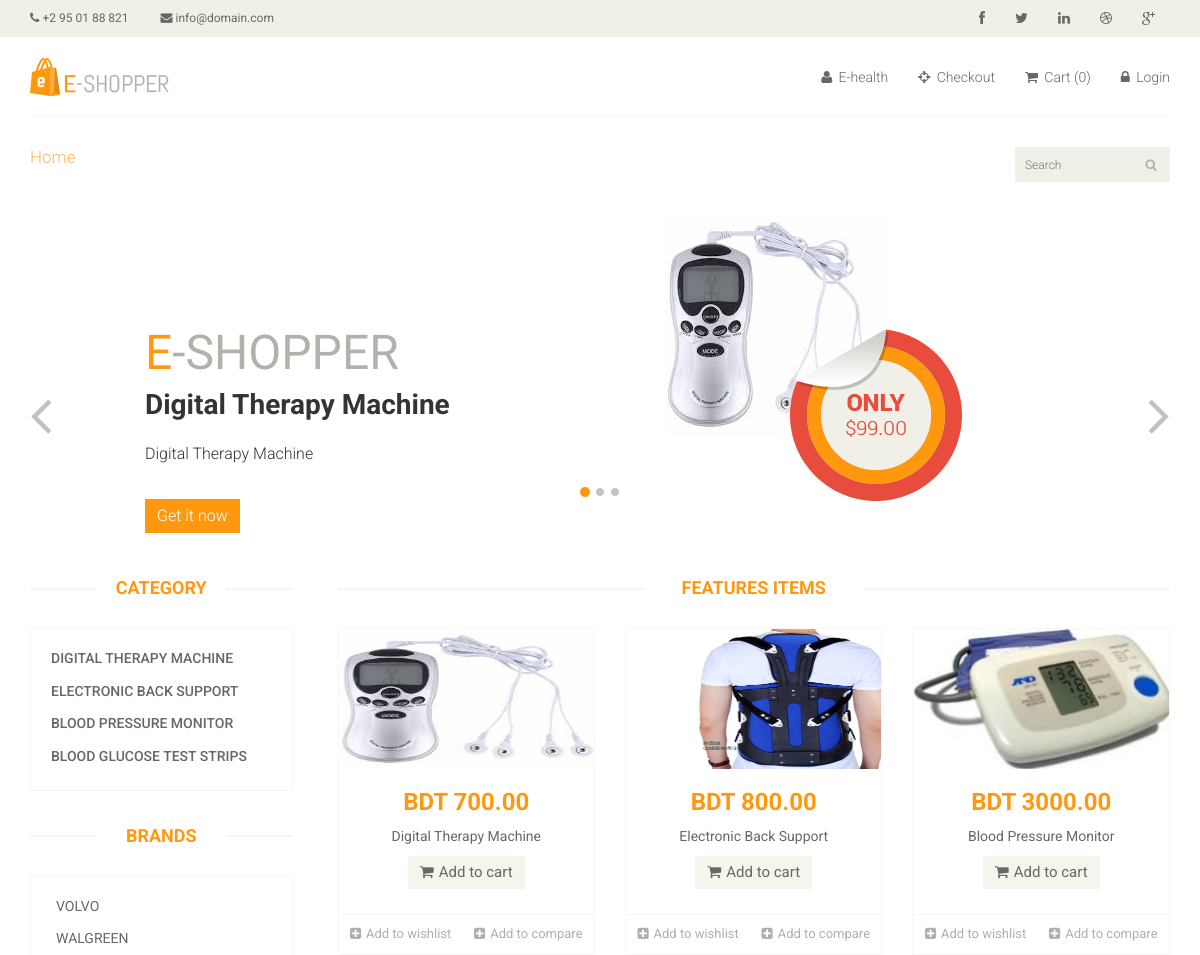
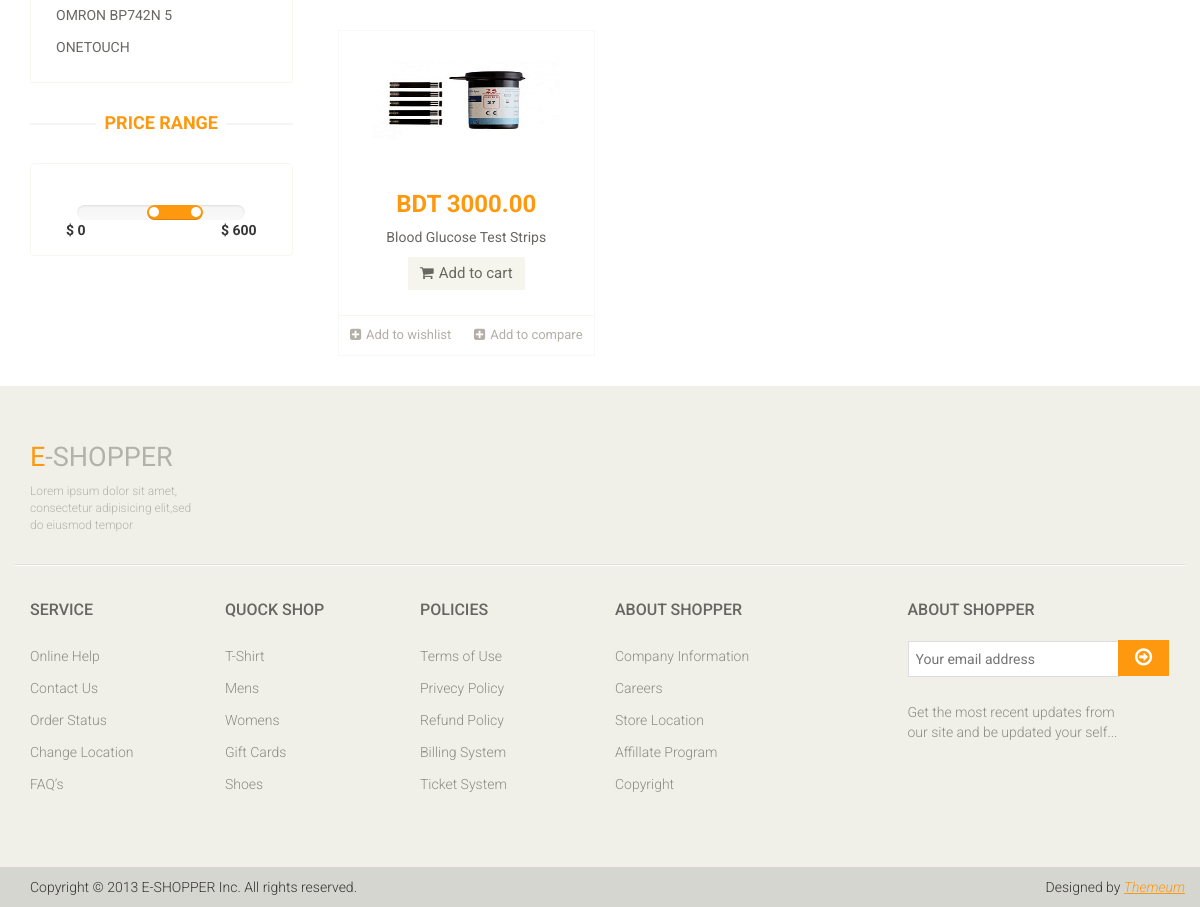
The page / on the database its author committed (2 pictures, top to bottom).
### tables this page shows
CREATE TABLE `product` (
  `product_id` int(11) NOT NULL,
  `category_id` int(11) NOT NULL,
  `manufacturer_id` int(11) NOT NULL,
  `product_name` varchar(255) NOT NULL,
  `product_short_desc` varchar(255) NOT NULL,
  `product_long_desc` text NOT NULL,
  `product_quantity` int(11) NOT NULL,
  `product_image` text NOT NULL,
  `product_price` float(10,2) NOT NULL,
  `top_product` tinyint(1) NOT NULL DEFAULT '0',
  `product_status` tinyint(3) NOT NULL DEFAULT '1'
);

CREATE TABLE `category` (
  `category_id` int(11) NOT NULL,
  `category_name` varchar(255) NOT NULL,
  `category_short_desc` varchar(255) NOT NULL,
  `category_long_desc` text NOT NULL,
  `category_status` tinyint(3) NOT NULL
);

CREATE TABLE `manufacturer` (
  `manufacturer_id` int(11) NOT NULL,
  `manufacturer_name` varchar(255) NOT NULL,
  `manufacturer_short_desc` varchar(255) NOT NULL,
  `manufacturer_long_desc` text NOT NULL,
  `manufacturer_status` tinyint(3) NOT NULL
);

### application/views/pages/featured_product.php (the view, shortened to what the rows shown need)
<div class="features_items">
    <h2 class="title text-center">Features Items</h2>
    <?php
        foreach ($all_active_product as $v_product)
        {
    ?>
    <div class="col-sm-4">
        <div class="product-image-wrapper">
            <div class="single-products">
                <div class="productinfo text-center">
                    <img src="<?php echo base_url().$v_product->product_image?>" alt="" height="140">
                    <h2>BDT <?php echo $v_product->product_price?></h2>
                    <p><?php echo $v_product->product_short_desc?></p>
                    <a href="javascript:void(0)" class="btn btn-default add-to-cart"><i class="fa fa-shopping-cart"></i>Add
                        to cart</a>
                </div>
                <div class="product-overlay">
                    <div class="overlay-content">
                    </div>
                </div>
            </div>
            <div class="choose">
                <ul class="nav nav-pills nav-justified">
                    <li><a href="#"><i class="fa fa-plus-square"></i>Add to wishlist</a></li>
                    <li><a href="#"><i class="fa fa-plus-square"></i>Add to compare</a></li>
                </ul>
            </div>
        </div>
    </div>
    <?php }?>
</div>

### application/views/pages/slider.php (shortened to what the rows shown need)
<section id="slider">
    <div class="container">
        <div class="row">
            <div class="col-sm-12">
                <div id="slider-carousel" class="carousel slide" data-ride="carousel">
                    <?php
                    $all_top_product = $this->products_model->select_top_product();
                    ?>
                    <div class="carousel-inner">
                        <?php
                        $i = 1;
                        foreach ($all_top_product as $v_product)
                        {
                        if ($i == 1) {
                            echo " <div class='item active'>";
                        } else {
                            echo " <div class='item'>";
                        }
                        ?>
                        <div class="col-sm-6">
                            <h1><span>E</span>-SHOPPER</h1>
                            <h2><?php echo $v_product->product_name ?></h2>
                            <p><?php echo $v_product->product_short_desc ?> </p>
                            <button type="button" class="btn btn-default get">Get it now</button>
                        </div>
                        <div class="col-sm-6">
                            <img src="<?php echo base_url() . $v_product->product_image ?>" class="girl img-responsive"
                                 alt=""/>
                            <img src="asset/images/home/pricing.png" class="pricing" alt=""/>
                        </div>
                    </div>
                <?php $i++;
                } ?>
                </div>
            </div>
        </div>
    </div>
    </div>
</section>

### application/views/master.php (shortened to what the rows shown need)
<!DOCTYPE html>
<html lang="en">
<head>
    <link href="<?php echo base_url() ?>asset/css/bootstrap.min.css" rel="stylesheet">
    <link href="<?php echo base_url() ?>asset/css/font-awesome.min.css" rel="stylesheet">
    <link href="<?php echo base_url() ?>asset/css/prettyPhoto.css" rel="stylesheet">
    <link href="<?php echo base_url() ?>asset/css/price-range.css" rel="stylesheet">
    <link href="<?php echo base_url() ?>asset/css/animate.css" rel="stylesheet">
    <link href="<?php echo base_url() ?>asset/css/main.css" rel="stylesheet">
    <link href="<?php echo base_url() ?>asset/css/responsive.css" rel="stylesheet">
    <link href="<?php echo base_url() ?>asset/css/sweetalert2.min.css" rel="stylesheet">
</head>
<body>
<?php echo $slider; ?>
<section>
    <div class="container">
        <div class="row">
            <?php
            if ($category != NULL OR $manufacturer != NULL OR $price_range != NULL) {
                ?>
                <div class="col-sm-3">
                    <div class="left-sidebar">
                        <h2>Category</h2>
                        <div class="panel-group category-products" id="accordian">
                            <?php
                            $all_published_category = $this->admin_model->select_all_published_category();
                            foreach ($all_published_category as $v_category) {
                                ?>
                                <div class="panel panel-default">
                                    <div class="panel-heading">
                                        <h4 class="panel-title"><a
                                                    href="javascript:void(0)"
                                                    onclick="category(<?php echo $v_category->category_id ?>)"><?php echo $v_category->category_name; ?></a>
                                        </h4>
                                    </div>
                                </div>
                            <?php } ?>
                        </div>
                        <div class="brands_products">
                            <h2>Brands</h2>
                            <div class="brands-name">
                                <ul class="nav nav-pills nav-stacked">
                                    <?php
                                    $all_published_manufacturer = $this->manufacturer_model->get_all_active_manufacturer();
                                    foreach ($all_published_manufacturer as $v_manufacturer) {
                                        ?>
                                        <li><a href="javascript:void(0)"
                                               onclick="brand(<?php echo $v_manufacturer->manufacturer_id ?>)"> <?php echo $v_manufacturer->manufacturer_name; ?>
                                            </a></li>
                                    <?php } ?>
                                </ul>
                            </div>
                        </div>
                        <div class="price-range">
                            <h2>Price Range</h2>
                        </div>
                    </div>
                </div>
            <?php } ?>
            <div class="col-sm-9 padding-right">
                <?php echo $featured_product; ?>
            </div>
        </div>
    </div>
</section>
<footer id="footer">
    <div class="footer-top">
        <div class="container">
            <div class="row">
                <div class="col-sm-2">
                    <div class="companyinfo">
                        <h2><span>e</span>-shopper</h2>
                    </div>
                </div>
            </div>
        </div>
    </div>
    <div class="footer-widget">
        <div class="container">
            <div class="row">
                <div class="col-sm-2">
                    <div class="single-widget">
                        <h2>Service</h2>
                    </div>
                </div>
                <div class="col-sm-2">
                    <div class="single-widget">
                        <h2>Quock Shop</h2>
                    </div>
                </div>
                <div class="col-sm-2">
                    <div class="single-widget">
                        <h2>Policies</h2>
                    </div>
                </div>
                <div class="col-sm-2">
                    <div class="single-widget">
                        <h2>About Shopper</h2>
                    </div>
                </div>
                <div class="col-sm-3 col-sm-offset-1">
                    <div class="single-widget">
                        <h2>About Shopper</h2>
                    </div>
                </div>
            </div>
        </div>
    </div>
</footer>
</body>
</html>

### rows shown on the page
product: product_name "Digital Therapy Machine", product_short_desc "Digital Therapy Machine", product_image (picture), product_price "700.00"
category: category_name "DIGITAL THERAPY MACHINE"
category: category_name "ELECTRONIC BACK SUPPORT"
category: category_name "BLOOD PRESSURE MONITOR"
category: category_name "BLOOD GLUCOSE TEST STRIPS"
manufacturer: manufacturer_name "VOLVO"
manufacturer: manufacturer_name "WALGREEN"
manufacturer: manufacturer_name "OMRON BP742N 5"
manufacturer: manufacturer_name "ONETOUCH"
product: product_image (picture), product_price "800.00", product_short_desc "Electronic Back Support"
product: product_image (picture), product_price "3000.00", product_short_desc "Blood Pressure Monitor"
product: product_image (picture), product_price "3000.00", product_short_desc "Blood Glucose Test Strips"

### other values the page prints
$this->cart->total_items() "0"
